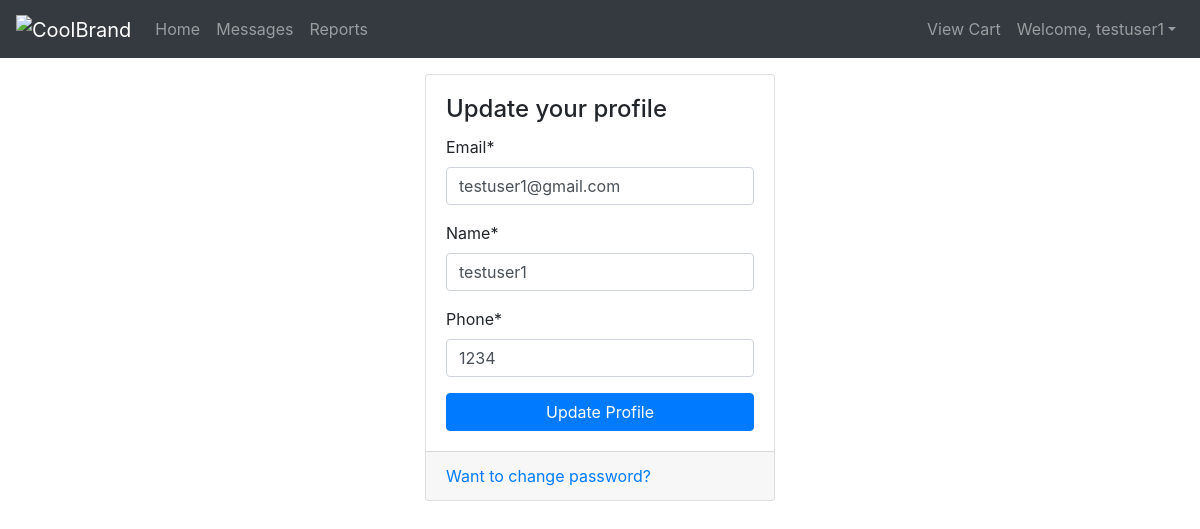
Page /profile/ (signed in) on the earlier database version.
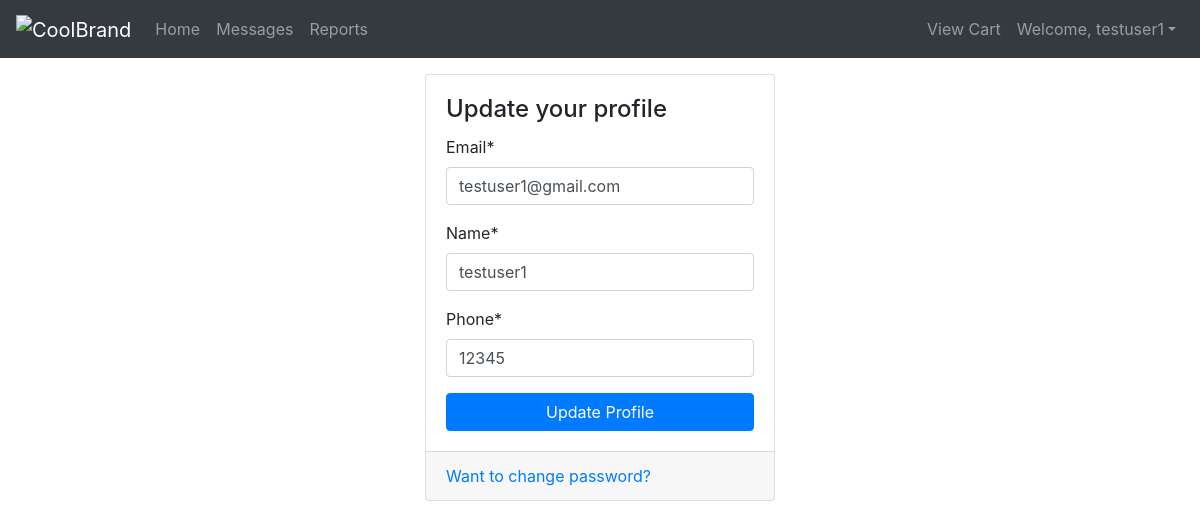
Same page on the later database version.
### accounts/models.py (models this page shows, shortened)
class Account(AbstractBaseUser, PermissionsMixin):
    email = models.EmailField(unique=True)
    name = models.CharField(max_length=150)
    phone = models.CharField(max_length=50,unique=True)
    is_staff = models.BooleanField(default=False)
    is_active = models.BooleanField(default=True)
    date_joined = models.DateTimeField(default=timezone.now)
    last_login = models.DateTimeField(null=True)
    objects = AccountManager()
    USERNAME_FIELD = 'email'
    REQUIRED_FIELDS = ['name', 'phone']

### accounts/views.py (the view, shortened to what this page needs)
# urls.py: path('profile/', ProfileView.as_view(), name='profile'),
class ProfileView(UpdateView):
    model = Account
    fields = ['email','name', 'phone',]
    template_name = 'registration/profile.html'
    def get_object(self):
        return self.request.user

### accounts/templates/registration/profile.html (shortened to what this page needs)
{% extends "base.html" %}
{% load crispy_forms_tags %}
{% block bodyblock %}
  <div class="row justify-content-center">
    <div class="col-4">
        <div class="card">
            <div class="card-body">
                <h4 class="card-title">Update your profile</h4>
                <form method="POST" enctype="multipart/form-data">
                    {{form|crispy}}
                    <button type="submit" class="btn btn-primary btn-block">Update Profile</button>
                </form>
            </div>
            <div class="card-footer">
                <a href="{% url "accounts:change_password" %}">Want to change password?</a>
            </div>
        </div>
    </div>
</div>
{% endblock bodyblock %}

### templates/base.html (shortened to what this page needs)
<!DOCTYPE html>
<html lang="en">
<head>
    <link rel="stylesheet" href="https://stackpath.bootstrapcdn.com/bootstrap/4.5.2/css/bootstrap.min.css">
</head>
<body>
  <div class="">
      <div class="bs-example">
        <nav class="navbar navbar-expand-md navbar-dark bg-dark">
            <a href="#" class="navbar-brand">
                <img src="/examples/images/logo.svg" height="28" alt="CoolBrand">
            </a>
            <div class="collapse navbar-collapse" id="navbarCollapse">
                <div class="navbar-nav">
                    <a href="{% url 'products:list' %} " class="nav-item nav-link">Home</a>
                    <a href="#" class="nav-item nav-link">Messages</a>
                    <a href="#" class="nav-item nav-link">Reports</a>
                </div>
                <div class="navbar-nav ml-auto">
                  {% if user.is_authenticated %}
                  <div id="navbarCollapse" class="collapse navbar-collapse">
                    <ul class="nav navbar-nav ml-auto">
                      <a href="{% url 'cart:cart_detail' %}" class="nav-item nav-link">View Cart</a>
                      <li class="nav-item dropdown">
                      <a href="#" class="nav-link dropdown-toggle" data-toggle="dropdown">Welcome, {{user.name}}</a>
                    </li>
                  </ul>
                  {% else %}
                    <a href="{% url 'accounts:login' %}" class="nav-item nav-link">Login</a>
                    <a href="{% url 'accounts:register' %}" class="nav-item nav-link">Register</a>
                  </div>
                  {% endif %}
                </div>
            </div>
        </nav>
    </div>
      <div class="container">
        {% block bodyblock %}
        {% endblock %}
      </div>
</body>
</html>

Differences in the rows shown:
changed Account "testuser1": phone "1234" → "12345"
